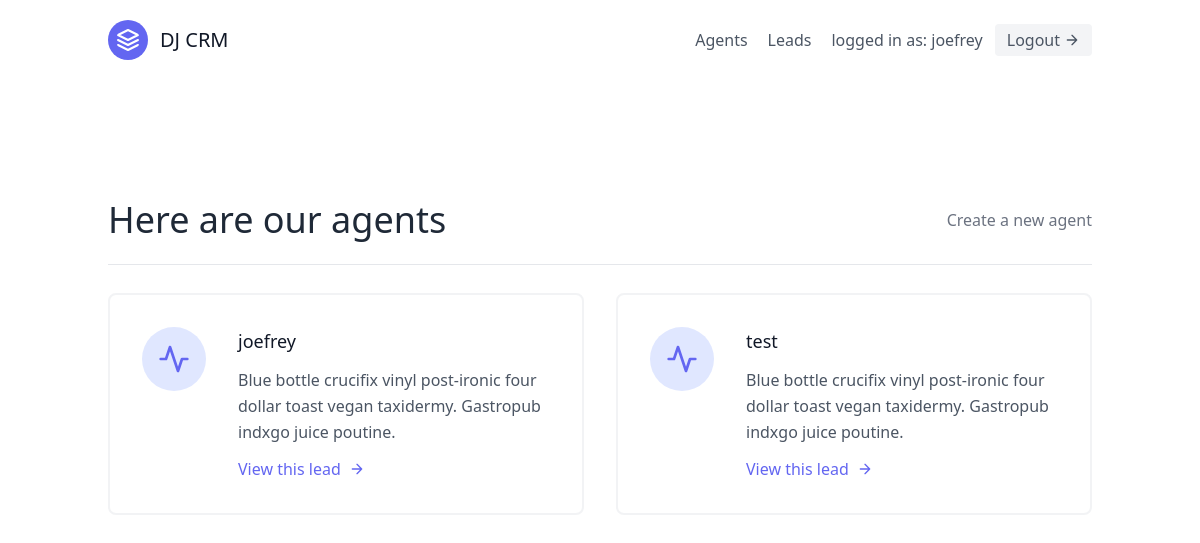
/agents/ (signed in), run on an earlier commit of the app's database.
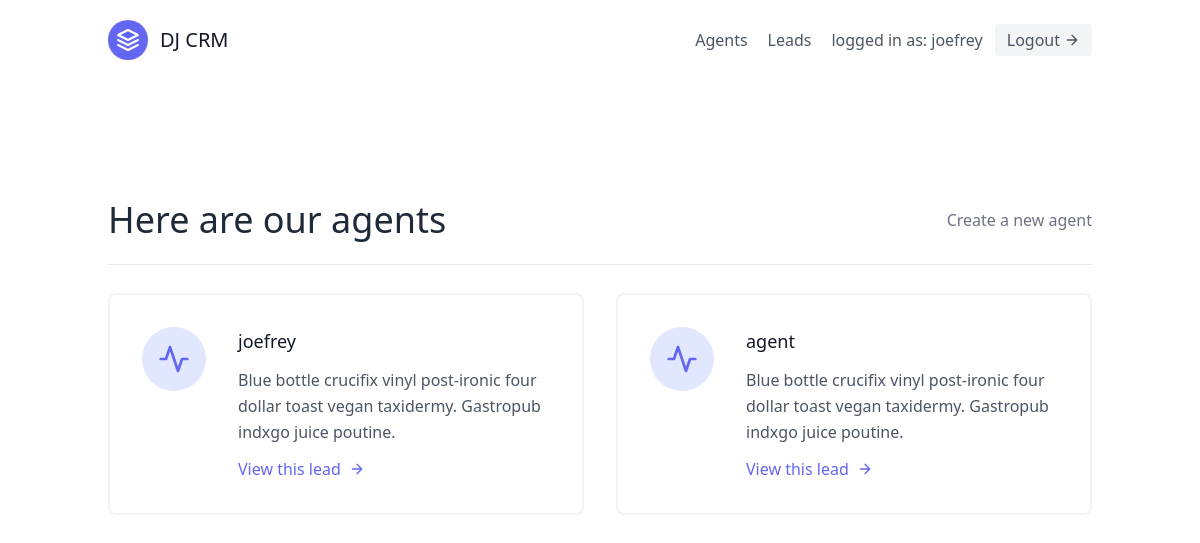
And on a later commit of the database.
### leads/models.py (models this page shows, shortened)
class Agent(models.Model):
  user = models.OneToOneField(User, on_delete=models.CASCADE)
  organization = models.ForeignKey(UserProfile, on_delete=models.CASCADE)

class User(AbstractUser):
  is_organizer = models.BooleanField(default=True)
  is_agent = models.BooleanField(default=False)

### agents/views.py (the view)
# urls.py: path('', AgentListView.as_view(), name="agent-list"),
class AgentListView(OrganizerLoginRequiredMixin, generic.ListView):
  template_name = "agents/agent_list.html"
  def get_queryset(self):
    organization = self.request.user.userprofile
    return Agent.objects.filter(organization=organization)

### agents/mixins.py (called while the page is built)
  def dispatch(self, request, *args, **kwargs):
    if not request.user.is_authenticated or not request.user.is_organizer:
      return redirect('leads:lead-list')
    return super().dispatch(request, *args, **kwargs)

### agents/templates/agents/agent_list.html (shortened to what this page needs)
{% extends "base.html" %}
{% block content %}
<section class="text-gray-600 body-font">
  <div class="container px-5 py-24 mx-auto flex flex-wrap">
    <div class="flex w-full mb-7 items-center justify-between py-6 border-b border-gray-200">
      <div>
        <h1 class="text-4xl text-gray-800">Here are our agents</h1>
      </div>
      <div>
        <a href="{% url 'agents:agent-create' %}" class="text-gray-500 hover:text-blue-500">Create a new agent</a>
      </div>
    </div>
    <div class="flex flex-wrap -m-4">
      {% for agent in object_list %}
      <div class="p-4 lg:w-1/2 md:w-full">
        <div class="flex border-2 rounded-lg border-gray-200 border-opacity-50 p-8 sm:flex-row flex-col">
          <div class="w-16 h-16 sm:mr-8 sm:mb-0 mb-4 inline-flex items-center justify-center rounded-full bg-indigo-100 text-indigo-500 flex-shrink-0">
            <svg fill="none" stroke="currentColor" stroke-linecap="round" stroke-linejoin="round" stroke-width="2" class="w-8 h-8" viewBox="0 0 24 24">
              <path d="M22 12h-4l-3 9L9 3l-3 9H2"></path>
            </svg>
          </div>
          <div class="flex-grow">
            <h2 class="text-gray-900 text-lg title-font font-medium mb-3">{{agent.user.username}}</h2>
            <p class="leading-relaxed text-base">
              Blue bottle crucifix vinyl post-ironic four dollar toast vegan taxidermy. Gastropub indxgo juice poutine.
            </p>
            <a href="{% url 'agents:agent-detail' agent.pk %}" class="mt-3 text-indigo-500 inline-flex items-center">
              View this lead
              <svg fill="none" stroke="currentColor" stroke-linecap="round" stroke-linejoin="round" stroke-width="2" class="w-4 h-4 ml-2" viewBox="0 0 24 24">
                <path d="M5 12h14M12 5l7 7-7 7"></path>
              </svg>
            </a>
          </div>
        </div>
      </div>
      {% endfor %}
    </div>
  </div>
</section>
{% endblock content %}

What changed in the data, as far as the page shows it:
removed Agent: user.username "test"
added Agent: user.username "agent"
